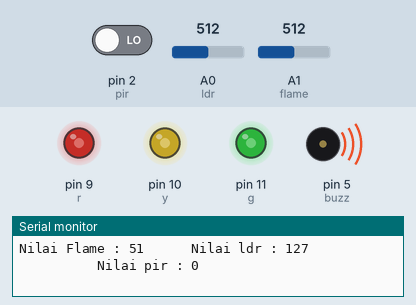
A sketch run on a simulated Arduino Uno, built with avr-gcc and run on an emulated ATmega328P. On the bench: output pins drawn as LEDs (lit = HIGH), buzzer (waves = sounding, pin HIGH), the last lines printed to the serial monitor. The inputs (shaded band) are chosen by the test bench; at power-on: A0 (ldr) = 512, A1 (flame) = 512, pin 2 (pir) LOW.

Above: at 1.28 s.
1.3 s: A0 (ldr) set to 414
At 1.99 s:
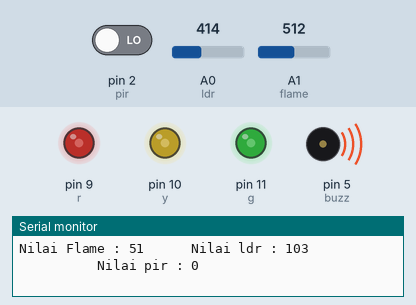
4.3 s: A0 (ldr) set to 387
At 5.21 s:
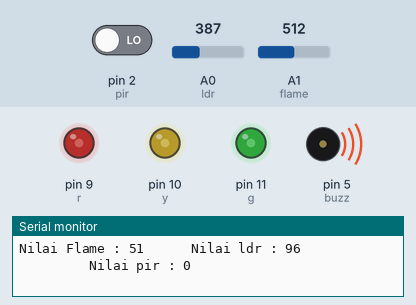
7.3 s: A1 (flame) set to 816
10.3 s: A1 (flame) set to 837
At 11.9 s:
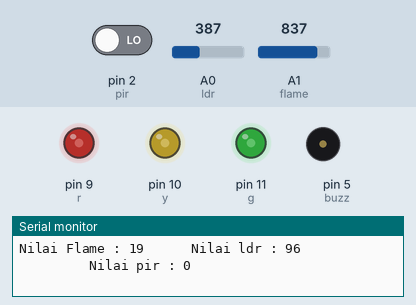
13.3 s: A0 (ldr) set to 716
At 14.4 s:
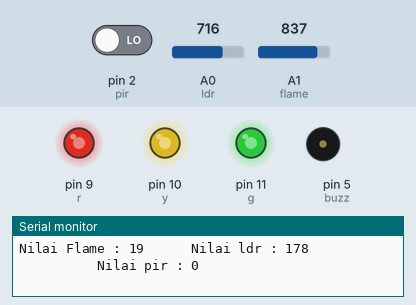
14.9 s: A1 (flame) set to 511
At 15.19 s:
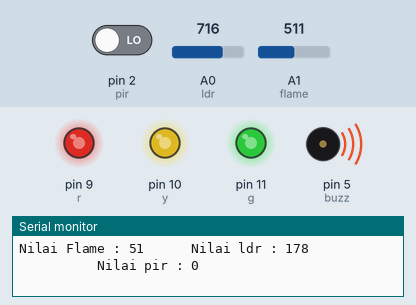
Timing chart, 0 to 18.9 s (numbered marks = the images above; inputs shaded):
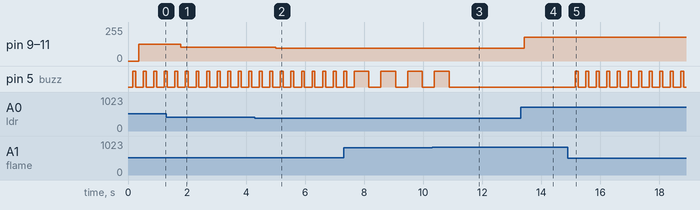

The sketch:

1._challange_gabungin_sensor.ino
```cpp
int flame = A1;
int ldr = A0;
int pir = 2;
int buzz = 5;
int r = 9;
int y = 10;
int g = 11;


void setup() {
  // put your setup code here, to run once:
pinMode(5, OUTPUT);
Serial.begin(9600);
pinMode(pir, INPUT);
pinMode(r, OUTPUT);
pinMode(y, OUTPUT);
pinMode(g, OUTPUT);
}

void loop() {
  // put your main code here, to run repeatedly:
  int vflame = analogRead(flame);
  vflame = map(vflame,22,1016,100,0);
  int vldr = analogRead(ldr);
  vldr = map(vldr,0,1024,0,255);
  int vpir = digitalRead(pir);

  //flame
  Serial.print("Nilai Flame : ");
  Serial.print(vflame);
  //ldr
  Serial.print("      Nilai ldr : ");
  Serial.print(vldr);
  //pir
  Serial.print("                    Nilai pir : ");
  Serial.println(vpir);

  if(vflame == 0){
    delay(150);
    digitalWrite(buzz, LOW);
  } else if (vflame >= 20 && vflame <=50){
    delay(150);
    digitalWrite(buzz, HIGH);
    delay(500);
    digitalWrite(buzz, LOW);
    delay(250);
  } else if (vflame > 50){
    delay(150);
    digitalWrite(buzz, HIGH);
    delay(100);
    digitalWrite(buzz, LOW);
    delay(100);
  }

  analogWrite(r, vldr);
  analogWrite(y, vldr);
  analogWrite(g, vldr);
}
```

Measured:
- the behaviour switches between 827 and 828 on A1 (flame) (found by bisection; images 2 and 3)
- after the input at 1.3 s, pin 9 (r), pin 10 (y), pin 11 (g): 127/255 → 103/255 after 0.49 s
- after the input at 4.3 s, pin 9 (r), pin 10 (y), pin 11 (g): 103/255 → 96/255 after 0.71 s
- after the input at 10.3 s, pin 5 (buzz): goes on until 10.9 s, then stays LOW
- after the input at 13.3 s, pin 9 (r), pin 10 (y), pin 11 (g): 96/255 → 178/255 after 0.13 s
- after the input at 14.9 s, pin 5 (buzz): alternates HIGH for 0.10 s and LOW for 0.26 s, starting after 0.25 s
